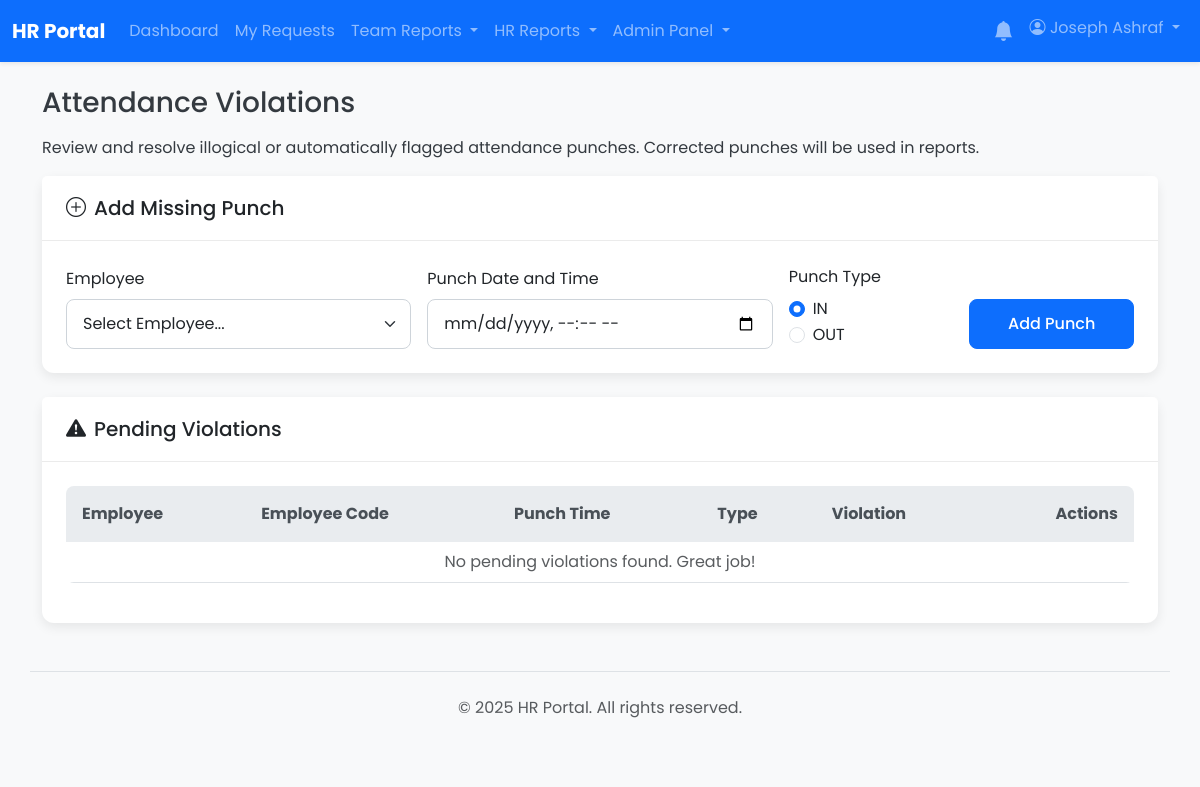
Page /admin/attendance_violations.php (signed in) on the earlier database version.
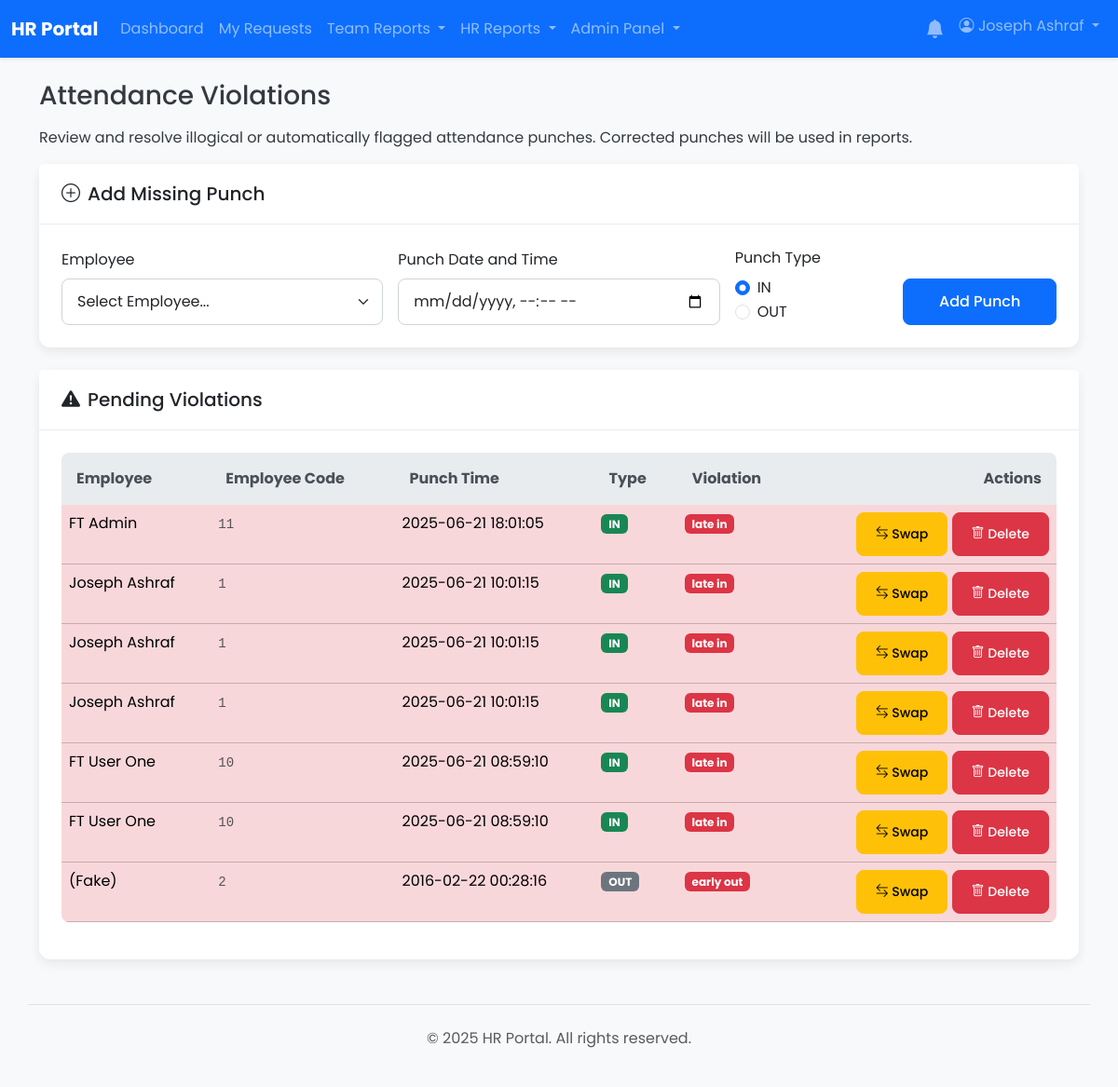
Same page on the later database version.
### tables this page shows
CREATE TABLE `attendance_logs` (
  `id` bigint(20) NOT NULL,
  `device_id` int(11) DEFAULT NULL COMMENT 'Foreign key to devices. NULL for manual entry.',
  `employee_code` varchar(50) NOT NULL COMMENT 'The User ID from the machine',
  `punch_time` datetime NOT NULL COMMENT 'The exact date and time of the punch',
  `expected_in` time DEFAULT NULL,
  `expected_out` time DEFAULT NULL,
  `punch_state` int(11) NOT NULL COMMENT 'Standardized code: 0=Check-In, 1=Check-Out',
  `status` enum('unprocessed','corrected','error') NOT NULL DEFAULT 'unprocessed' COMMENT 'Processing status of the log entry',
  `violation_type` varchar(50) DEFAULT NULL COMMENT 'Type of violation, e.g., double_punch',
  `notes` text DEFAULT NULL COMMENT 'Notes for manual corrections or actions',
  `created_at` timestamp NOT NULL DEFAULT current_timestamp()
);

CREATE TABLE `users` (
  `id` int(11) NOT NULL,
  `employee_code` varchar(50) DEFAULT NULL,
  `full_name` varchar(255) NOT NULL,
  `email` varchar(255) NOT NULL,
  `password` varchar(255) NOT NULL,
  `role` enum('user','manager','hr','hr_manager','admin') NOT NULL DEFAULT 'user',
  `shift_id` int(11) DEFAULT NULL,
  `department_id` int(11) DEFAULT NULL,
  `direct_manager_id` int(11) DEFAULT NULL,
  `is_active` tinyint(1) NOT NULL DEFAULT 1,
  `must_change_password` tinyint(1) NOT NULL DEFAULT 0,
  `created_at` timestamp NOT NULL DEFAULT current_timestamp(),
  `updated_at` timestamp NOT NULL DEFAULT current_timestamp() ON UPDATE current_timestamp(),
  `manager_id` int(11) DEFAULT NULL
);

### admin/attendance_violations.php (the view, shortened to what this page needs)
<?php
require_once __DIR__ . '/../app/bootstrap.php';
$page_title = "Attendance Violations";
$stmt = $pdo->query(
    "SELECT al.*, u.full_name, u.employee_code -- ADDED u.employee_code
     FROM attendance_logs al
     JOIN users u ON al.employee_code = u.employee_code
     WHERE al.status = 'error'
     ORDER BY al.punch_time DESC"
);
$violations = $stmt->fetchAll();
include __DIR__ . '/../app/templates/header.php';
?>
<div class="d-flex justify-content-between align-items-center mb-3">
    <h1 class="h3 mb-0"><?php echo htmlspecialchars($page_title); ?></h1>
</div>
<p>Review and resolve illogical or automatically flagged attendance punches. Corrected punches will be used in reports.</p>
<div class="card mb-4">
    <div class="card-header"><h5 class="card-title mb-0"><i class="bi bi-plus-circle me-2"></i>Add Missing Punch</h5></div>
    <div class="card-body">
        <form action="attendance_violations.php" method="POST" class="row g-3 align-items-end">
            <div class="col-md-4">
                <label for="user_id" class="form-label">Employee</label>
                <select name="user_id" id="user_id" class="form-select" required>
                    <option value="">Select Employee...</option>
                </select>
            </div>
            <div class="col-md-4">
                <label for="punch_time" class="form-label">Punch Date and Time</label>
                <input type="datetime-local" name="punch_time" id="punch_time" class="form-control" required>
            </div>
            <div class="col-md-2">
                 <label class="form-label">Punch Type</label>
                 <div class="form-check">
                    <input class="form-check-input" type="radio" name="punch_state" id="punch_in" value="0" checked>
                    <label class="form-check-label" for="punch_in">IN</label>
                </div>
                <div class="form-check">
                    <input class="form-check-input" type="radio" name="punch_state" id="punch_out" value="1">
                    <label class="form-check-label" for="punch_out">OUT</label>
                </div>
            </div>
            <div class="col-md-2">
                <button type="submit" class="btn btn-primary w-100">Add Punch</button>
            </div>
        </form>
    </div>
</div>
<div class="card">
    <div class="card-header"><h5 class="card-title mb-0"><i class="bi bi-exclamation-triangle-fill me-2"></i>Pending Violations</h5></div>
    <div class="card-body">
        <div class="table-responsive">
            <table class="table table-hover">
                <thead><tr><th>Employee</th><th>Employee Code</th><th>Punch Time</th><th>Type</th><th>Violation</th><th class="text-end">Actions</th></tr></thead> <tbody>
                    <?php if (empty($violations)): ?>
                        <tr><td colspan="6" class="text-center text-muted">No pending violations found. Great job!</td></tr> <?php endif; ?>
                    <?php foreach ($violations as $v): ?>
                        <tr class="table-danger">
                            <td><?= htmlspecialchars($v['full_name']) ?></td>
                            <td><code class="text-muted"><?= htmlspecialchars($v['employee_code']) ?></code></td> <td><?= htmlspecialchars((new DateTime($v['punch_time']))->format('Y-m-d H:i:s')) ?></td>
                            <td><span class="badge bg-<?= $v['punch_state'] == 0 ? 'success' : 'secondary' ?>"><?= $v['punch_state'] == 0 ? 'IN' : 'OUT' ?></span></td>
                            <td><span class="badge bg-danger"><?= htmlspecialchars(str_replace('_', ' ', $v['violation_type'])) ?></span></td>
                            <td class="text-end">
                                <form action="attendance_violations.php" method="POST" class="d-inline" onsubmit="return confirm('Are you sure you want to swap the state for this punch?');">
                                    <button type="submit" class="btn btn-sm btn-warning" title="Swap IN/OUT State"><i class="bi bi-arrow-left-right"></i> Swap</button>
                                </form>
                                <form action="attendance_violations.php" method="POST" class="d-inline" onsubmit="return confirm('Are you sure you want to permanently delete this punch record?');">
                                    <button type="submit" class="btn btn-sm btn-danger" title="Delete Punch"><i class="bi bi-trash"></i> Delete</button>
                                </form>
                            </td>
                        </tr>
                    <?php endforeach; ?>
                </tbody>
            </table>
        </div>
    </div>
</div>
<?php include __DIR__ . '/../app/templates/footer.php'; ?>

Differences in the rows shown:
added attendance_logs: employee_code.full_name "FT Admin", employee_code.employee_code "11", punch_time "2025-06-21 18:01:05", punch_state "IN", violation_type "late in"
added attendance_logs: employee_code.full_name "Joseph Ashraf", employee_code.employee_code "1", punch_time "2025-06-21 10:01:15", punch_state "IN", violation_type "late in"
added attendance_logs: employee_code.full_name "Joseph Ashraf", employee_code.employee_code "1", punch_time "2025-06-21 10:01:15", punch_state "IN", violation_type "late in"
added attendance_logs: employee_code.full_name "Joseph Ashraf", employee_code.employee_code "1", punch_time "2025-06-21 10:01:15", punch_state "IN", violation_type "late in"
added attendance_logs: employee_code.full_name "FT User One", employee_code.employee_code "10", punch_time "2025-06-21 08:59:10", punch_state "IN", violation_type "late in"
added attendance_logs: employee_code.full_name "FT User One", employee_code.employee_code "10", punch_time "2025-06-21 08:59:10", punch_state "IN", violation_type "late in"
added attendance_logs: users.full_name "(Fake)", users.employee_code "2", punch_time "2016-02-22 00:28:16", punch_state "OUT", violation_type "early out"
Other differences:
text no longer shown: "No pending violations found. Great job!"
